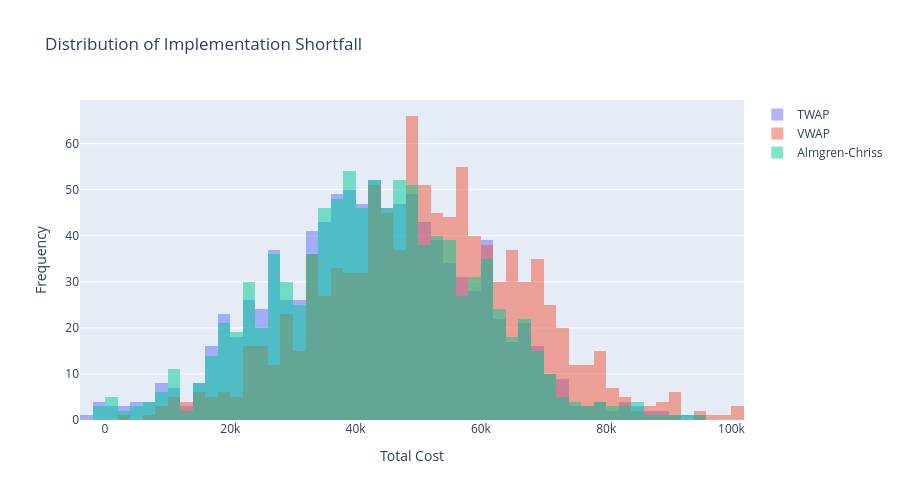

The cell this chart's notebook holds for it:
### Markdown cell above
### 4.4 Distribution of Execution Cost

The Monte Carlo simulation allows us to observe the full distribution of implementation shortfall for each strategy.

Rather than focusing only on average cost, this visualization highlights:

- The dispersion of outcomes (execution risk)
- The presence of extreme scenarios (tail risk)
- Differences in variability across strategies

This provides a more complete view of execution performance under uncertainty.

### Code cell
import plotly.graph_objects as go

fig = go.Figure()

for strategy, costs in results.items():
    fig.add_trace(
        go.Histogram(
            x=costs,
            name=strategy,
            opacity=0.5,
            nbinsx=50
        )
    )

fig.update_layout(
    title="Distribution of Implementation Shortfall",
    xaxis_title="Total Cost",
    yaxis_title="Frequency",
    barmode="overlay",
    height=500,
    width=900
)

fig.show()
fig.write_image("../results/plots/distribution_of_implementation_shortfall.png")
display(Image(filename="../results/plots/distribution_of_implementation_shortfall.png"))

### Figure 1 — Plotly figure (JSON) as saved in the notebook; plotly's stock layout.template omitted (floating-point values rounded to 4 significant figures; data arrays with more than 128 entries replaced by an {"elided": "..."} marker saying what was removed)
{"data": [{"name": "TWAP", "nbinsx": 50, "opacity": 0.5, "type": "histogram", "x": {"elided": "1000 float values"}}, {"name": "VWAP", "nbinsx": 50, "opacity": 0.5, "type": "histogram", "x": {"elided": "1000 float values"}}, {"name": "Almgren-Chriss", "nbinsx": 50, "opacity": 0.5, "type": "histogram", "x": {"elided": "1000 float values"}}], "layout": {"barmode": "overlay", "height": 500, "title": {"text": "Distribution of Implementation Shortfall"}, "width": 900, "xaxis": {"title": {"text": "Total Cost"}}, "yaxis": {"title": {"text": "Frequency"}}}}
